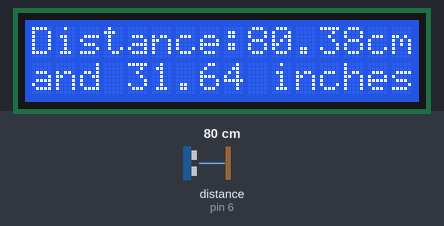
Simulated run of this sketch. Board: Arduino Uno, built with avr-gcc and run on an emulated ATmega328P. On the bench: 16×2 character LCD. Wiring (inferred from the names in the program): ultrasonic range finder: trigger pin 11; echo pin 6. Inputs (shaded band) come from the test bench; at power-on: distance to the obstacle (sensor on pin 6) 80 cm. The echo pulse lasts 58.3 µs per cm; what the sketch prints to the serial monitor is not drawn.

Above: at 1.2 s.
1.3 s: distance to the obstacle (sensor on pin 6) set to 2 cm
At 2.8 s:
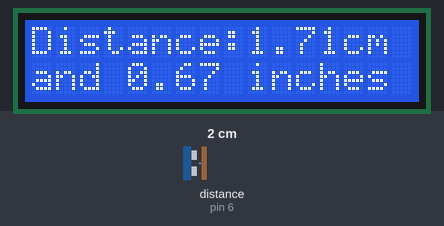
3.1 s: distance to the obstacle (sensor on pin 6) set to 4 cm
At 4.3 s:
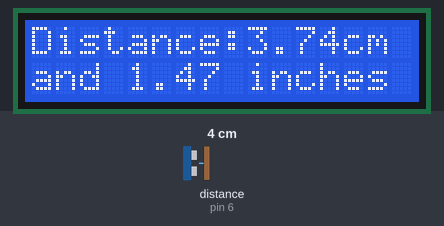
4.6 s: distance to the obstacle (sensor on pin 6) set to 9 cm
At 5.1 s:
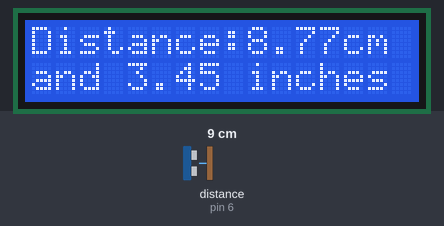
Timing chart, 0 to 7.6 s (numbered marks = the images above; inputs shaded):
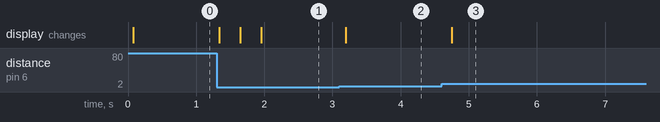

The sketch:

lcd_sonar_distance_.ino.ino
```cpp
#include <LiquidCrystal.h>
LiquidCrystal lcd(10,9,5,4,3,2);

int trigPin = 11;
int echoPin = 6;

float echoTime;
float distance; //In centimeters
float speedSound = 346.0; //In meters per second

void setup()
{
  lcd.begin(16,2);
  lcd.setCursor(0,0);
  lcd.print("Distance: ");

  Serial.begin(9600);
  pinMode(trigPin,OUTPUT);
  pinMode(echoPin,INPUT);

}

void loop()
{
  digitalWrite(trigPin,LOW);
  delay(2);
  digitalWrite(trigPin,HIGH);
  delayMicroseconds(10);
  digitalWrite(trigPin,LOW);
  echoTime = pulseIn(echoPin,HIGH);
  echoTime = echoTime / 1000000.;
  distance = speedSound * echoTime;
  distance = (distance / 2.) * 100.;
  Serial.println(distance);
  lcd.setCursor(9,0);
  lcd.print("       ");
  lcd.setCursor(9,0);
  lcd.print(distance);
  lcd.print("cm");
  lcd.setCursor(0,1);
  lcd.print("                ");
  lcd.setCursor(0,1);
  lcd.print("and ");
  distance = distance / 2.54;
  lcd.print(distance);
  Serial.println(distance);
  lcd.print(" inches");
  delay(300);


}
```

Measured:
- after the input at 1.3 s, the display: changes at once (image 1)
- after the input at 3.1 s, the display: changes after 0.10 s (image 2)
- after the input at 4.6 s, the display: changes after 0.15 s (image 3)
